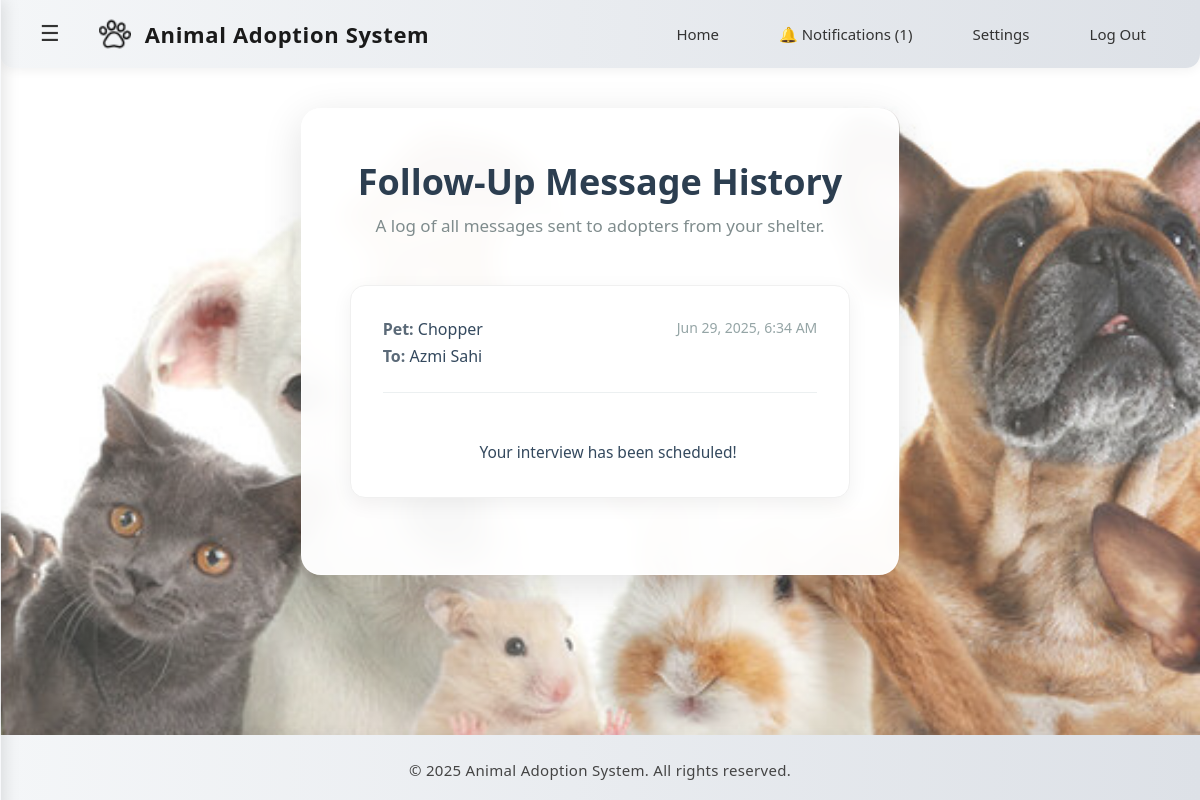
Page /shelter/follow_up_history.php (signed in) on the committed database.
### tables this page shows
CREATE TABLE `follow_ups` (
  `id` int(11) NOT NULL,
  `pet_id` int(11) NOT NULL,
  `adopter_id` int(11) NOT NULL,
  `message` text NOT NULL,
  `sent_at` timestamp NOT NULL DEFAULT current_timestamp()
);

CREATE TABLE `pets` (
  `id` int(11) NOT NULL,
  `name` varchar(100) NOT NULL,
  `species` varchar(100) DEFAULT NULL,
  `breed` varchar(100) DEFAULT NULL,
  `age` int(11) DEFAULT NULL,
  `gender` varchar(10) DEFAULT NULL,
  `description` text DEFAULT NULL,
  `image` varchar(255) DEFAULT NULL,
  `status` enum('available','adopted') DEFAULT 'available',
  `shelter_id` int(11) DEFAULT NULL,
  `adoption_date` date DEFAULT NULL
);

CREATE TABLE `users` (
  `id` int(11) NOT NULL,
  `username` varchar(100) NOT NULL,
  `email` varchar(255) NOT NULL,
  `password` varchar(255) NOT NULL,
  `first_name` varchar(100) DEFAULT NULL,
  `last_name` varchar(100) DEFAULT NULL,
  `phone_number` varchar(12) DEFAULT NULL,
  `role` enum('adopter','shelter','admin') NOT NULL,
  `created_at` timestamp NOT NULL DEFAULT current_timestamp(),
  `phone` varchar(20) DEFAULT NULL,
  `status` varchar(50) NOT NULL DEFAULT 'active'
);

### shelter/follow_up_history.php (the view, shortened to what this page needs)
<?php
include('../db_connection.php');
$shelter_id = $_SESSION['user_id'];
$pet_id_filter = isset($_GET['pet_id']) ? (int)$_GET['pet_id'] : 0;
$sql = "
    SELECT
        f.message,
        f.sent_at,
        p.name AS pet_name,
        u.username AS adopter_name
    FROM follow_ups f
    JOIN pets p ON f.pet_id = p.id
    JOIN users u ON f.adopter_id = u.id
    WHERE p.shelter_id = ?
";
$sql .= " ORDER BY f.sent_at DESC";
$stmt = $conn->prepare($sql);
if ($pet_id_filter > 0) {
    $stmt->bind_param("ii", $shelter_id, $pet_id_filter);
} else {
    $stmt->bind_param("i", $shelter_id);
}
$stmt->execute();
$result = $stmt->get_result();
$messages = $result->fetch_all(MYSQLI_ASSOC);
$page_title = "Follow-Up Message History";
$page_subtitle = "A log of all messages sent to adopters from your shelter.";
?>
<!DOCTYPE html>
<html lang="en">
<head>
    <link rel="stylesheet" href="../css/common.css">
    <link rel="stylesheet" href="../css/sidebar.css">
</head>
<body>
    <?php include('../includes/navbar_shelter.php'); ?>
    <div class="content-container">
        <div class="page-header">
            <h2><?php echo $page_title; ?></h2>
            <p><?php echo $page_subtitle; ?></p>
        </div>
        <?php if (count($messages) > 0): ?>
            <?php foreach ($messages as $row): ?>
                <div class="followup-card">
                    <div class="card-header">
                        <div class="info">
                            <?php if ($pet_id_filter === 0): ?>
                                <p><strong>Pet:</strong> <?php echo htmlspecialchars($row['pet_name']); ?></p>
                            <?php endif; ?>
                            <p><strong>To:</strong> <?php echo htmlspecialchars($row['adopter_name']); ?></p>
                        </div>
                        <span class="timestamp"><?php echo date("M j, Y, g:i A", strtotime($row['sent_at'])); ?></span>
                    </div>
                    <div class="message-text">
                        <?php echo nl2br(htmlspecialchars($row['message'])); ?>
                    </div>
                </div>
            <?php endforeach; ?>
        <?php else: ?>
            <p class="no-messages">No follow-up messages found for this selection.</p>
        <?php endif; ?>
    </div>
    <?php include('../includes/footer.php'); ?>
</body>
</html>

### css/common.css (style rules this page uses)
html, body { height: 100%; margin: 0; display: flex; flex-direction: column; }

### shelter/follow_up_history.php (style rules this page uses)
body { margin: 0; font-family: 'Segoe UI', sans-serif; background: linear-gradient(rgba(255,255,255,0.2), rgba(255,255,255,0.2)), url('../images/PetsBackground2.jpg') no-repeat center center fixed; background-size: cover; color: #333; }
.content-container { max-width: 850px; margin: 2.5rem auto; padding: 3rem; background: rgba(255, 255, 255, 0.96); border-radius: 20px; box-shadow: 0 10px 40px rgba(0,0,0,0.12); backdrop-filter: blur(12px); -webkit-backdrop-filter: blur(12px); border: 1px solid rgba(255,255,255,0.6); }
.page-header { text-align: center; margin-bottom: 3rem; }
.page-header h2 { font-size: 36px; font-weight: 700; color: #2c3e50; margin: 0 0 0.5rem 0; }
.page-header p { font-size: 17px; color: #7f8c8d; margin: 0; max-width: 600px; margin-left: auto; margin-right: auto; }
.followup-card { background-color: #ffffff; padding: 2rem; margin-bottom: 1.75rem; border-radius: 15px; box-shadow: 0 6px 20px rgba(0,0,0,0.06); border: 1px solid #f0f0f0; transition: all 0.25s ease-in-out; }
.card-header { display: flex; justify-content: space-between; align-items: flex-start; margin-bottom: 1.25rem; flex-wrap: wrap; gap: 1rem; }
.card-header .info p { margin: 0 0 0.3rem 0; font-size: 16px; color: #34495e; }
.card-header .info strong { font-weight: 600; color: #5b6a78; }
.card-header .timestamp { font-size: 14px; color: #95a5a6; font-weight: 500; white-space: nowrap; flex-shrink: 0; }
.message-text { white-space: pre-wrap; line-height: 1.7; color: #34495e; font-size: 15.5px; padding-top: 1.25rem; margin-top: 1rem; border-top: 1px solid #ecf0f1; text-align: left; }

### rows in the picture
follow_ups: pet.name "Chopper", adopter.username "Azmi Sahi", sent_at "Jun 29, 2025, 6:34 AM", message "Your interview has been scheduled!"

### other values in the picture
$unread_count "1"
$page_title "Follow-Up Message History"
$page_subtitle "A log of all messages sent to adopters from your shelter."
